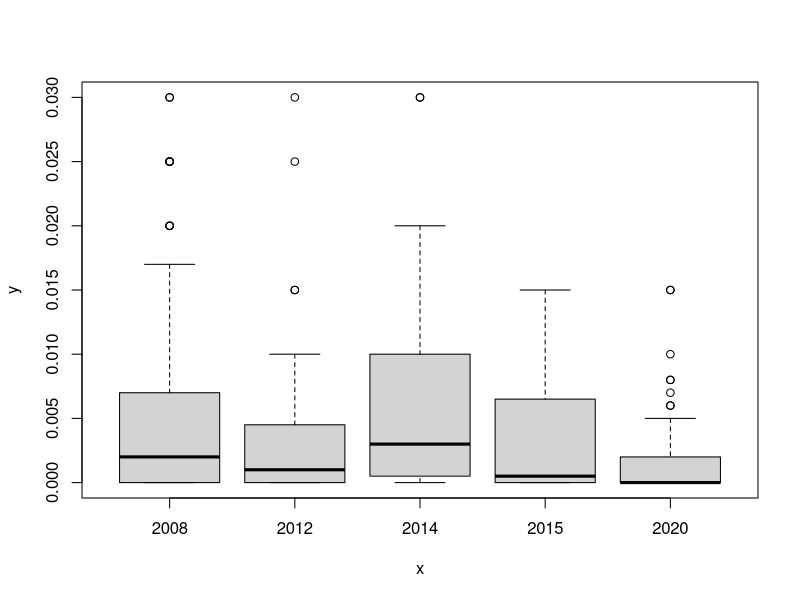
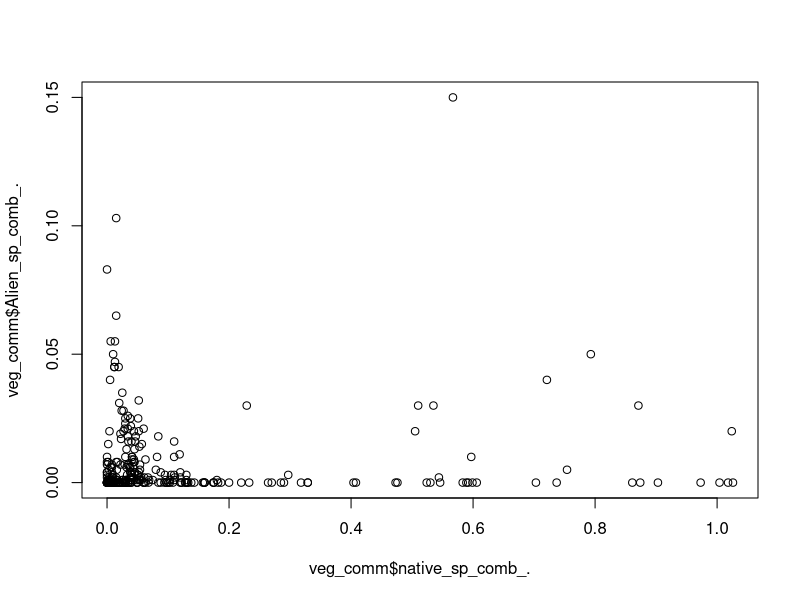
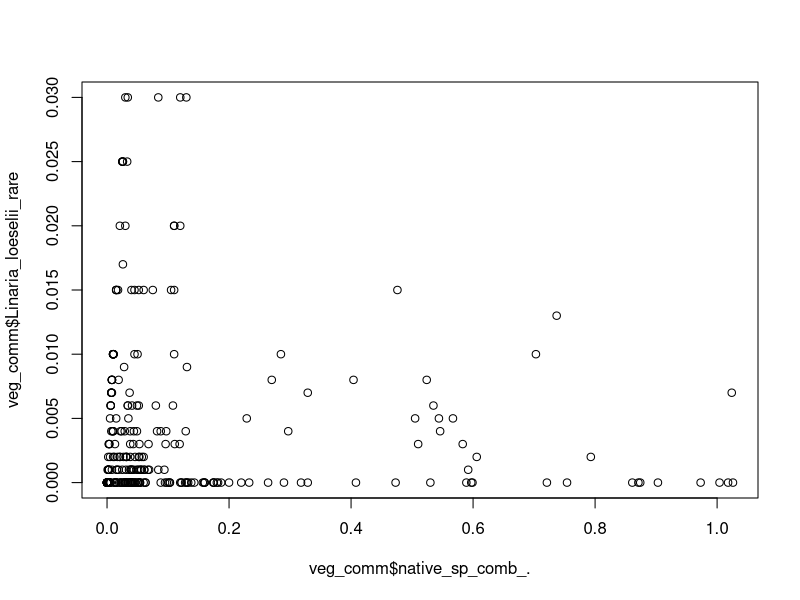

Recreate these plots in R, in order.
veg_comm <- read.csv("Laurynas_vegetation_data.csv", h = T, sep = ",", row.names = c(1) ,stringsAsFactors = FALSE)
veg_comm$Site <- as.factor(veg_comm$Site) # changed the site name to a factor
veg_comm$Year <- as.factor(veg_comm$Year) # changed the year name to a factor

plot(veg_comm$Year, veg_comm$Linaria_loeselii_rare)
plot(veg_comm$Alien_sp_comb_. ~ veg_comm$native_sp_comb_.)
plot(veg_comm$Linaria_loeselii_rare ~ veg_comm$native_sp_comb_.)

lm1 <- lm(Linaria_loeselii_rare ~ 
            Agropyron_dasyanthum_alien +
            Corispermum_leptopterum_alien +
            Corispermum_palassii_alien +
            Gypsophila_paniculata_alien +
            Year, data = veg_comm)
summary(lm1)

install.packages("lme4")
library(lme4)

lmer1 <- lmer(Linaria_loeselii_rare ~ 
                Agropyron_dasyanthum_alien +
                Corispermum_leptopterum_alien +
                Corispermum_palassii_alien +
                Gypsophila_paniculata_alien +
                (Year | Site), data = veg_comm)
summary(lmer1)
